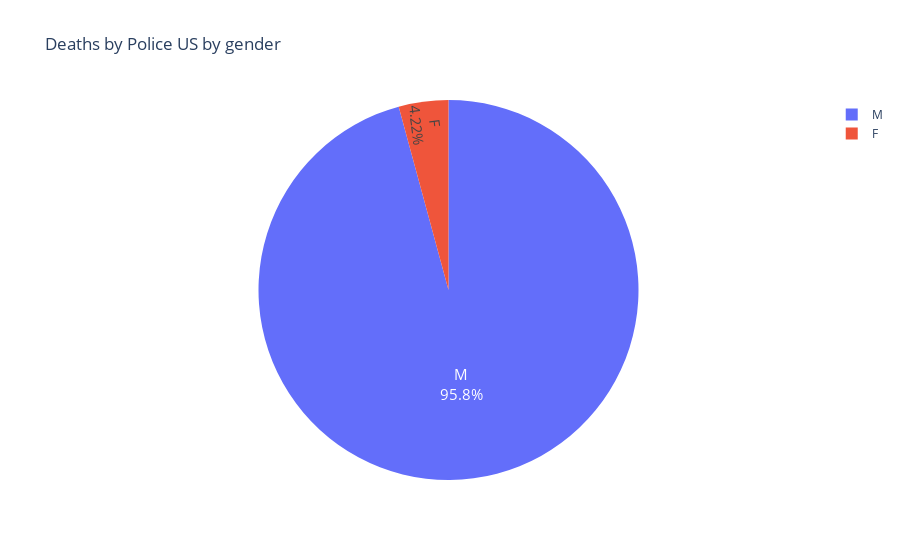

The code cell stored with this chart in its notebook:
### Markdown cell above
## Deaths by Police US by gender

### Code cell
deaths_gender = deaths_data.gender.value_counts()

fig = px.pie(labels=deaths_gender.index, values=deaths_gender.values,
             title='Deaths by Police US by gender',
             names=deaths_gender.index,
             hole=0
             )
fig.update_traces(textposition='inside', textfont_size=15, textinfo='percent+label')
fig.show()

### Figure 1 — Plotly figure (JSON) as saved in the notebook; plotly's stock layout.template omitted (floating-point values rounded to 4 significant figures)
{"data": [{"domain": {"x": [0, 1], "y": [0, 1]}, "hole": 0, "hovertemplate": "label=%{label}<br>value=%{value}<extra></extra>", "labels": ["M", "F"], "legendgroup": "", "name": "", "showlegend": true, "textfont": {"size": 15}, "textinfo": "percent+label", "textposition": "inside", "type": "pie", "values": [2428, 107]}], "layout": {"legend": {"tracegroupgap": 0}, "title": {"text": "Deaths by Police US by gender"}}}
